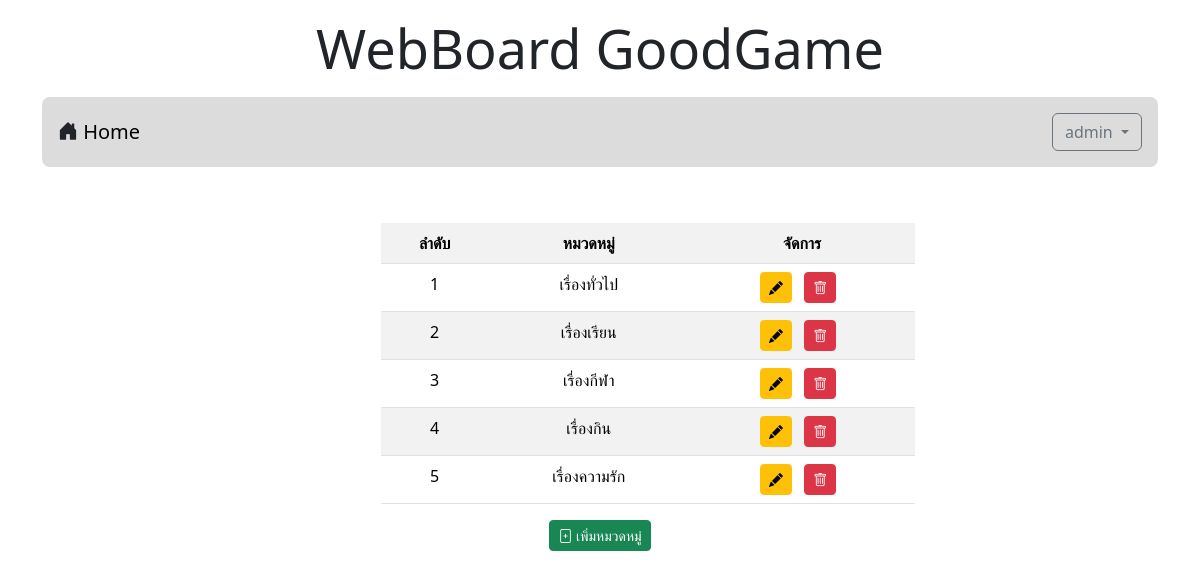
/category.php (signed in), run on the app's committed database.
### tables this page shows
CREATE TABLE `category` (
  `id` int(11) NOT NULL,
  `name` varchar(32) NOT NULL
);

### category.php (the view, shortened to what this page needs)
<!DOCTYPE html>
<html lang="en">
<head>
    <link rel="stylesheet" href="bootstrap-5.3.2-dist/css/bootstrap.min.css">
    <link rel="stylesheet" href="https://cdn.jsdelivr.net/npm/bootstrap-icons@1.11.3/font/bootstrap-icons.min.css">
</head>
<body>
<div class="container-lg">
    <h1 style="text-align: center;font-size: 54px;"class="mt-3">WebBoard GoodGame</h1>
    <?php include "nav.php" ?>
    <div class="container text-center mt-4">
        <div class="row">
            <div class="col-lg-3 col-sm-2">
            </div>
            <div class="col-lg-6 col-sm-8 align-self-center " >
            <table class="table table-striped mt-4 ms-5" >
                    <tr> <th>ลำดับ</th> <th>หมวดหมู่</th> <th>จัดการ</th> </tr>
                    <?php
                        $conn=new PDO("mysql:host=localhost;dbname=webboard;charset=utf8","root","");
                        $sql= "SELECT * FROM category";
                        $i=0;
                        foreach($conn->query($sql) as $row){
                            $i++;
                            echo "<tr class=''> <td><div>$i</div></td> <td><div>$row[name]</div></td>
                            <td class=''><div class='me-2 align-self-center d-inline' data-bs-toggle='modal' data-bs-target='#exampleModal1'><a
                            class='btn btn-warning btn-sm' onclick='' id='name' value='$row[name]'><i class='bi bi-pencil-fill'></i></a></div>
                             <div class='me-2 align-self-center d-inline'> <a href='category_delete.php?id=$row[id]'
                            class='btn btn-danger btn-sm' onclick='return myFunction()'> <i class='bi bi-trash'></i> </a> </div> </td></tr>";
                        }
                    ?>
                </table>
            </div>
            <div class="col-lg-3 col-sm-2">
            </div>
        </div>
        <button type="button" class="btn btn-sm btn-success" data-bs-toggle="modal" data-bs-target="#exampleModal"><i class="bi bi-file-plus"></i> เพิ่มหมวดหมู่</button>
    </div>
</body>
</body>
</html>

### data on the page
category: name "เรื่องทั่วไป"
category: name "เรื่องเรียน"
category: name "เรื่องกีฬา"
category: name "เรื่องกิน"
category: name "เรื่องความรัก"

### other printed values
$_SESSION['username'] "admin"
